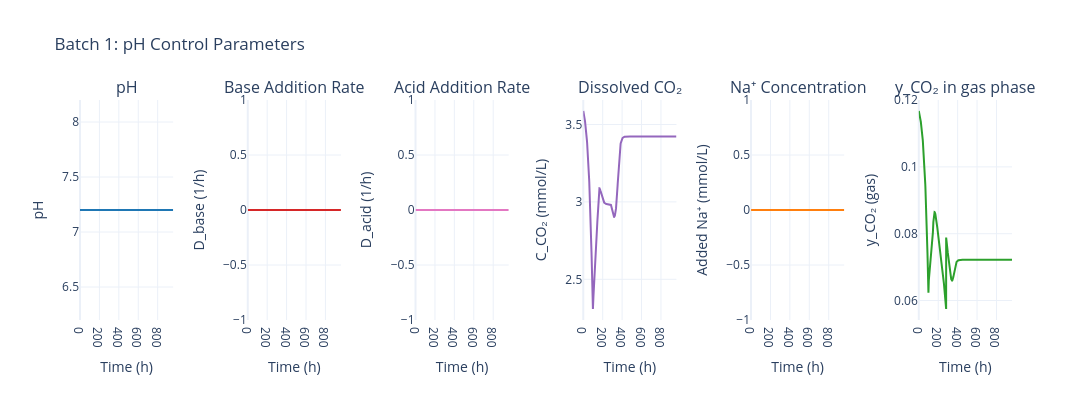

The notebook cell this image was saved under:
### Code cell
sim.data.plot_pH_control(batch_number=1)

### Figure 1 — Plotly figure (JSON) as saved in the notebook; plotly's stock layout.template omitted (floating-point values rounded to 4 significant figures; data arrays with more than 128 entries replaced by an {"elided": "..."} marker saying what was removed)
{"data": [{"hovertemplate": "Time: %{x:.1f} h<br>pH: %{y:.2f}<extra></extra>", "line": {"color": "#1f77b4", "width": 2}, "mode": "lines", "name": "pH", "type": "scatter", "x": {"elided": "1023 float values"}, "xaxis": "x", "y": {"elided": "1023 float values"}, "yaxis": "y"}, {"hovertemplate": "Time: %{x:.1f} h<br>D_base: %{y:.4f} 1/h<extra></extra>", "line": {"color": "#d62728", "width": 2}, "mode": "lines", "name": "D_base", "type": "scatter", "x": {"elided": "1023 float values"}, "xaxis": "x2", "y": {"elided": "1023 float values"}, "yaxis": "y2"}, {"hovertemplate": "Time: %{x:.1f} h<br>D_acid: %{y:.4f} 1/h<extra></extra>", "line": {"color": "#e377c2", "width": 2}, "mode": "lines", "name": "D_acid", "type": "scatter", "x": {"elided": "1023 float values"}, "xaxis": "x3", "y": {"elided": "1023 float values"}, "yaxis": "y3"}, {"hovertemplate": "Time: %{x:.1f} h<br>C_CO₂: %{y:.2f} mmol/L<extra></extra>", "line": {"color": "#9467bd", "width": 2}, "mode": "lines", "name": "C_CO₂", "type": "scatter", "x": {"elided": "1023 float values"}, "xaxis": "x4", "y": {"elided": "1023 float values"}, "yaxis": "y4"}, {"hovertemplate": "Time: %{x:.1f} h<br>Added Na⁺: %{y:.1f} mmol/L<extra></extra>", "line": {"color": "#ff7f0e", "width": 2}, "mode": "lines", "name": "Added Na⁺", "type": "scatter", "x": {"elided": "1023 float values"}, "xaxis": "x5", "y": {"elided": "1023 float values"}, "yaxis": "y5"}, {"hovertemplate": "Time: %{x:.1f} h<br>y_CO₂ (gas): %{y:.2f}<extra></extra>", "line": {"color": "#2ca02c", "width": 2}, "mode": "lines", "name": "y_CO₂ (gas)", "type": "scatter", "x": {"elided": "1023 float values"}, "xaxis": "x6", "y": {"elided": "1023 float values"}, "yaxis": "y6"}], "layout": {"annotations": [{"font": {"size": 16}, "showarrow": false, "text": "pH", "x": 0.05, "xanchor": "center", "xref": "paper", "y": 1, "yanchor": "bottom", "yref": "paper"}, {"font": {"size": 16}, "showarrow": false, "text": "Base Addition Rate", "x": 0.23, "xanchor": "center", "xref": "paper", "y": 1, "yanchor": "bottom", "yref": "paper"}, {"font": {"size": 16}, "showarrow": false, "text": "Acid Addition Rate", "x": 0.41, "xanchor": "center", "xref": "paper", "y": 1, "yanchor": "bottom", "yref": "paper"}, {"font": {"size": 16}, "showarrow": false, "text": "Dissolved CO₂", "x": 0.59, "xanchor": "center", "xref": "paper", "y": 1, "yanchor": "bottom", "yref": "paper"}, {"font": {"size": 16}, "showarrow": false, "text": "Na⁺ Concentration", "x": 0.77, "xanchor": "center", "xref": "paper", "y": 1, "yanchor": "bottom", "yref": "paper"}, {"font": {"size": 16}, "showarrow": false, "text": "y_CO₂ in gas phase", "x": 0.95, "xanchor": "center", "xref": "paper", "y": 1, "yanchor": "bottom", "yref": "paper"}], "font": {"size": 12}, "height": 400, "showlegend": false, "title": {"text": "Batch 1: pH Control Parameters"}, "width": 2100, "xaxis": {"anchor": "y", "domain": [0, 0.1], "title": {"text": "Time (h)"}}, "xaxis2": {"anchor": "y2", "domain": [0.18, 0.28], "title": {"text": "Time (h)"}}, "xaxis3": {"anchor": "y3", "domain": [0.36, 0.46], "title": {"text": "Time (h)"}}, "xaxis4": {"anchor": "y4", "domain": [0.54, 0.64], "title": {"text": "Time (h)"}}, "xaxis5": {"anchor": "y5", "domain": [0.72, 0.82], "title": {"text": "Time (h)"}}, "xaxis6": {"anchor": "y6", "domain": [0.9, 1.0], "title": {"text": "Time (h)"}}, "yaxis": {"anchor": "x", "domain": [0, 1], "title": {"text": "pH"}}, "yaxis2": {"anchor": "x2", "domain": [0, 1], "title": {"text": "D_base (1/h)"}}, "yaxis3": {"anchor": "x3", "domain": [0, 1], "title": {"text": "D_acid (1/h)"}}, "yaxis4": {"anchor": "x4", "domain": [0, 1], "title": {"text": "C_CO₂ (mmol/L)"}}, "yaxis5": {"anchor": "x5", "domain": [0, 1], "title": {"text": "Added Na⁺ (mmol/L)"}}, "yaxis6": {"anchor": "x6", "domain": [0, 1], "title": {"text": "y_CO₂ (gas)"}}}}
